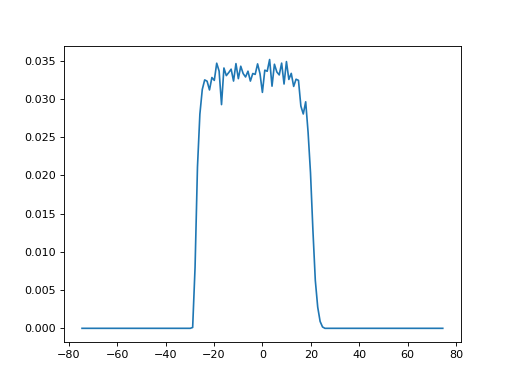

Write the Python code that produced this figure.
import MDAnalysis as mda
import numpy as np
import pytim  
import matplotlib.pyplot as plt
from   pytim.datafiles   import *

u       = mda.Universe(WATER_GRO,WATER_XTC)
oxygens = u.select_atoms("name OW") 
radii=pytim_data.vdwradii(G43A1_TOP)

obs     = pytim.observables.Number()
profile = pytim.observables.Profile(group=oxygens,observable=obs)

interface = pytim.ITIM(u, alpha=2.0, max_layers=1,cluster_cut=3.5) 

for ts in u.trajectory[:]:
    interface.center(oxygens)
    profile.sample()

bins, avg = profile.profile(binwidth=1.0)
plt.plot(bins, avg)
plt.show()
